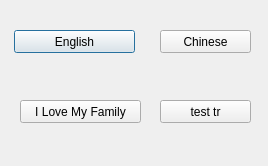
<ui version="4.0" >
 <class>Dialog</class>
 <widget class="QDialog" name="Dialog" >
  <property name="geometry" >
   <rect>
    <x>0</x>
    <y>0</y>
    <width>268</width>
    <height>166</height>
   </rect>
  </property>
  <property name="windowTitle" >
   <string>Dialog</string>
  </property>
  <widget class="QPushButton" name="engBtn" >
   <property name="geometry" >
    <rect>
     <x>14</x>
     <y>30</y>
     <width>121</width>
     <height>23</height>
    </rect>
   </property>
   <property name="text" >
    <string>English</string>
   </property>
  </widget>
  <widget class="QPushButton" name="chsBtn" >
   <property name="geometry" >
    <rect>
     <x>160</x>
     <y>30</y>
     <width>91</width>
     <height>23</height>
    </rect>
   </property>
   <property name="text" >
    <string>Chinese</string>
   </property>
  </widget>
  <widget class="QPushButton" name="loveBtn" >
   <property name="geometry" >
    <rect>
     <x>20</x>
     <y>100</y>
     <width>121</width>
     <height>23</height>
    </rect>
   </property>
   <property name="text" >
    <string>I Love My Family</string>
   </property>
  </widget>
  <widget class="QPushButton" name="testBtn" >
   <property name="geometry" >
    <rect>
     <x>160</x>
     <y>100</y>
     <width>91</width>
     <height>23</height>
    </rect>
   </property>
   <property name="text" >
    <string>test tr</string>
   </property>
  </widget>
 </widget>
 <resources/>
 <connections/>
</ui>
